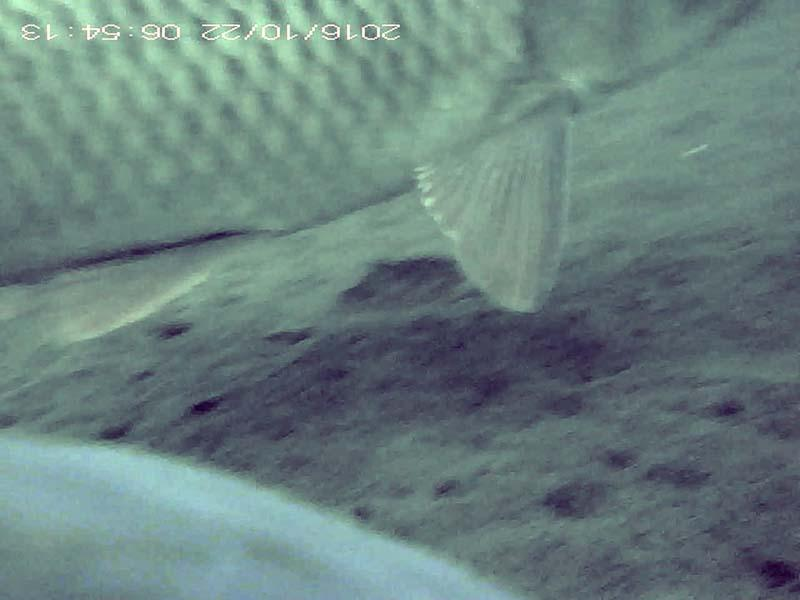
#> input picture download/imgs/snapshot_1.jpg.jpeg, 800 x 600 px; its folder holds 4 pictures in this run
$ python convert_color.py
#> lines starting #> are read from the running program, lines starting #| are printed output that depends on the picture
import os
import cv2
import os


base = "./download/"
src = os.path.join(base, "imgs")
out = os.path.join(base, "gray_img")

if not os.path.exists(out):
    os.mkdir(out)

for img in os.listdir(src):
    image = cv2.imread(os.path.join(src, img))
#> image is the input picture: shape (600, 800, 3); mean B, G, R 127.1, 129.1, 106
    gray = cv2.cvtColor(image, cv2.COLOR_BGR2GRAY)
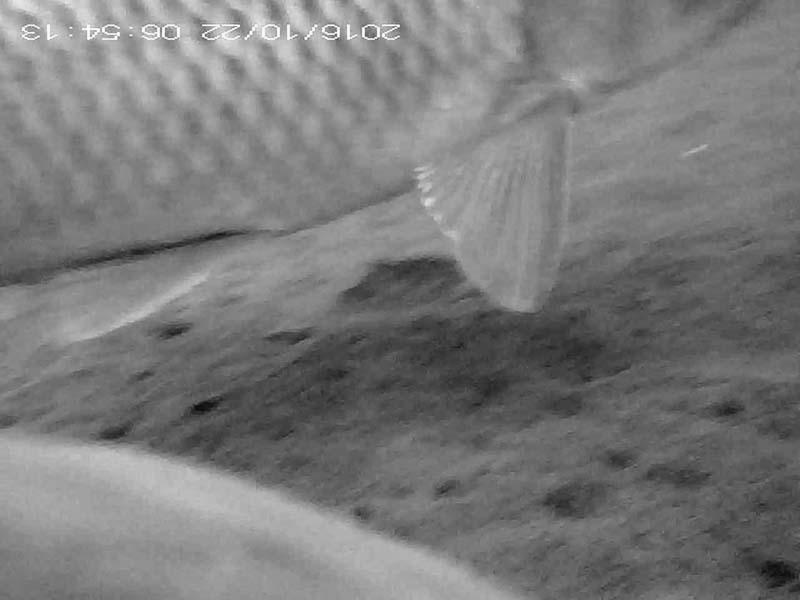
#> gray: shape (600, 800); min 11, max 255, mean 122
    # # backtorgb = cv2.cvtColor(gray, cv2.COLOR_GRAY2RGB) * 255
    name, exten = os.path.splitext(img)
    filepath = os.path.join(out, f"{name}_gray{exten}")
    if cv2.imwrite(filepath, gray):
        print(filepath)
#> pass 2 of the loop `for img in os.listdir(src):`:
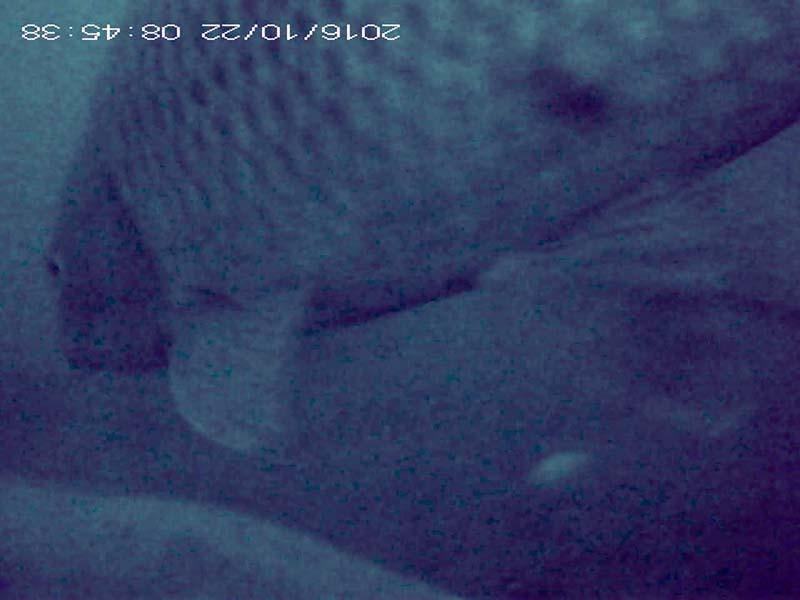
#> input picture download/imgs/snapshot_10.jpg.jpeg, 800 x 600 px
#> image is the input picture: shape (600, 800, 3); mean B, G, R 97.5, 59.8, 48.1
#> `gray = cv2.cvtColor(image, cv2.COLOR_BGR2GRAY)`:
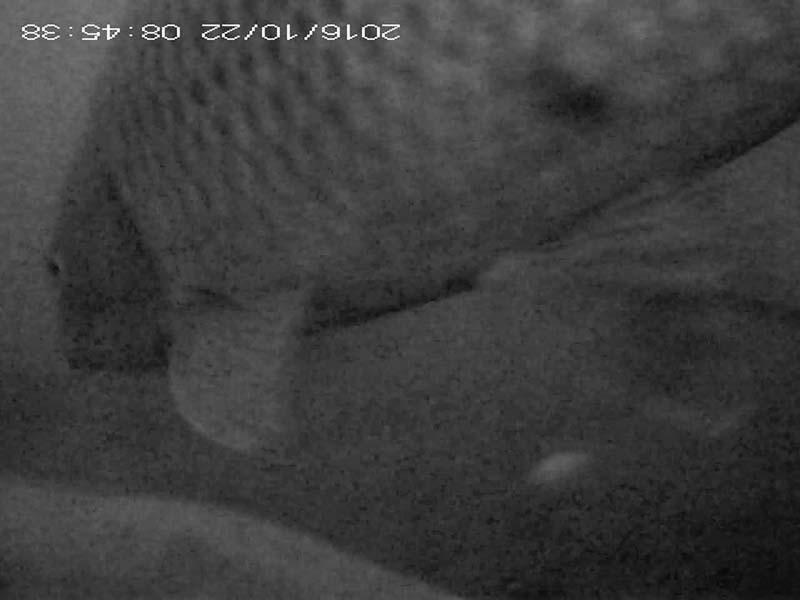
#> gray: shape (600, 800); min 6, max 254, mean 60.6
#> pass 3 of the loop `for img in os.listdir(src):`:
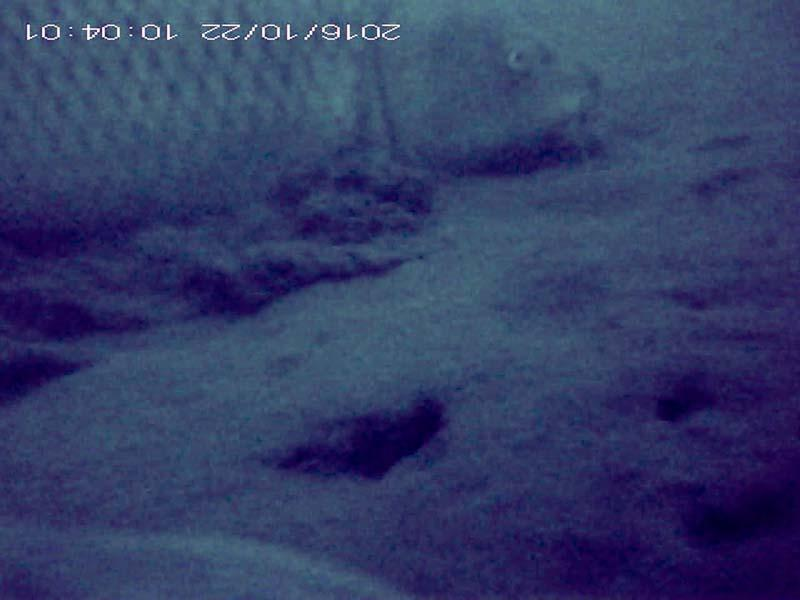
#> input picture download/imgs/snapshot_11.jpg.jpeg, 800 x 600 px
#> image is the input picture: shape (600, 800, 3); mean B, G, R 102.9, 61.2, 50.8
#> `gray = cv2.cvtColor(image, cv2.COLOR_BGR2GRAY)`:
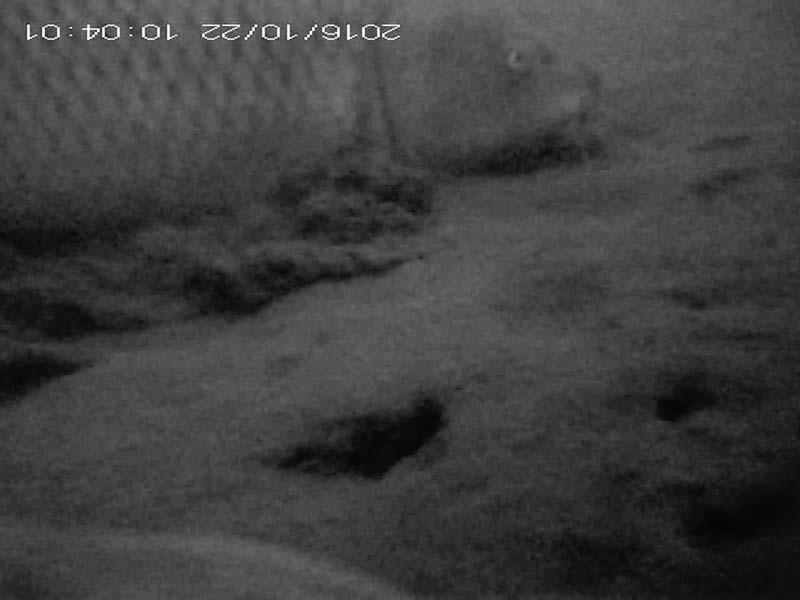
#> gray: shape (600, 800); min 5, max 254, mean 62.8
#> the loop made 4 passes; the first 3 are shown

print("......Success")

# cv2.imshow('image', image)
# cv2.imshow('gray', gray)
# cv2.waitKey()
